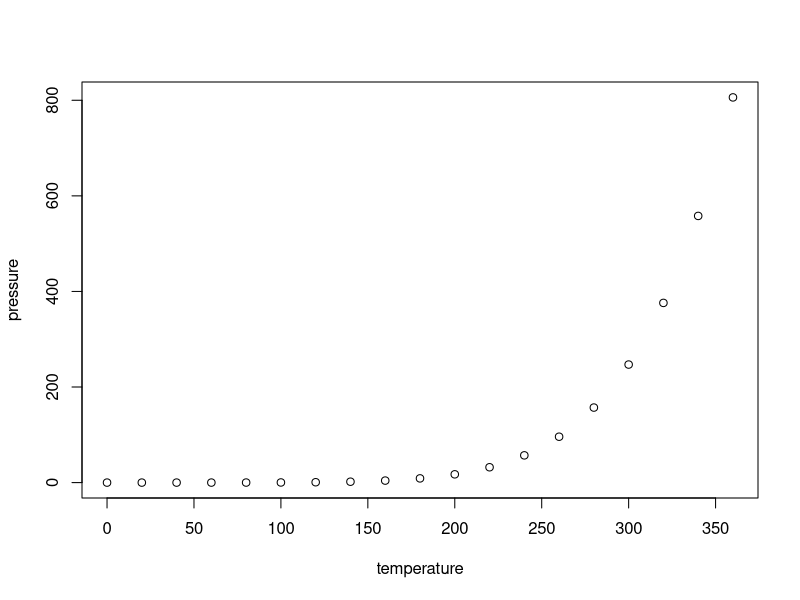
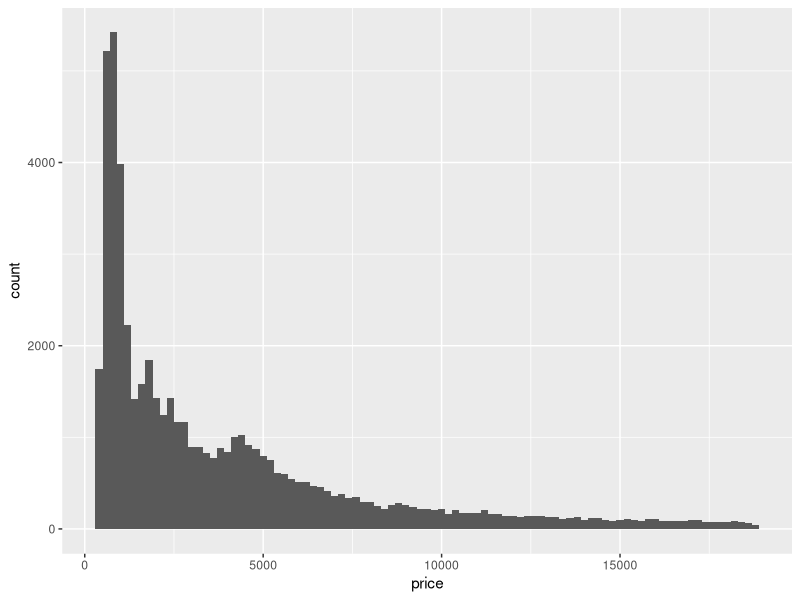
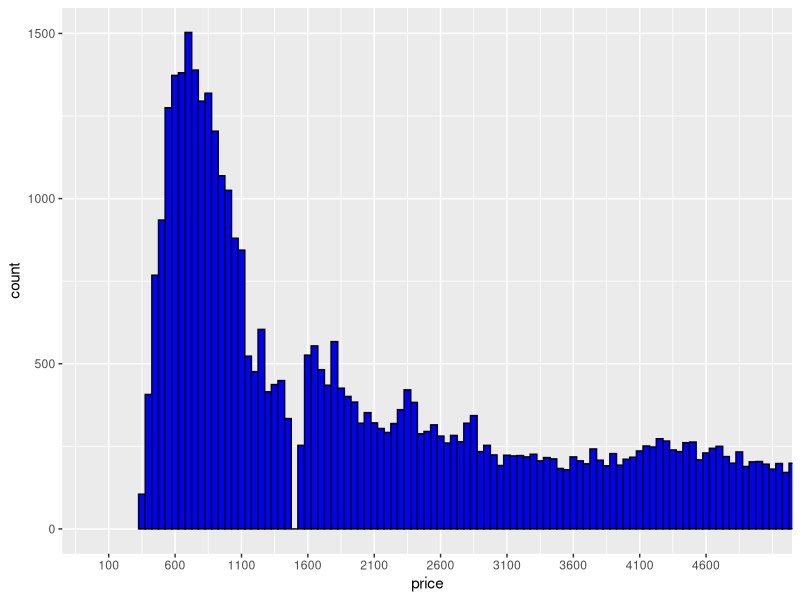
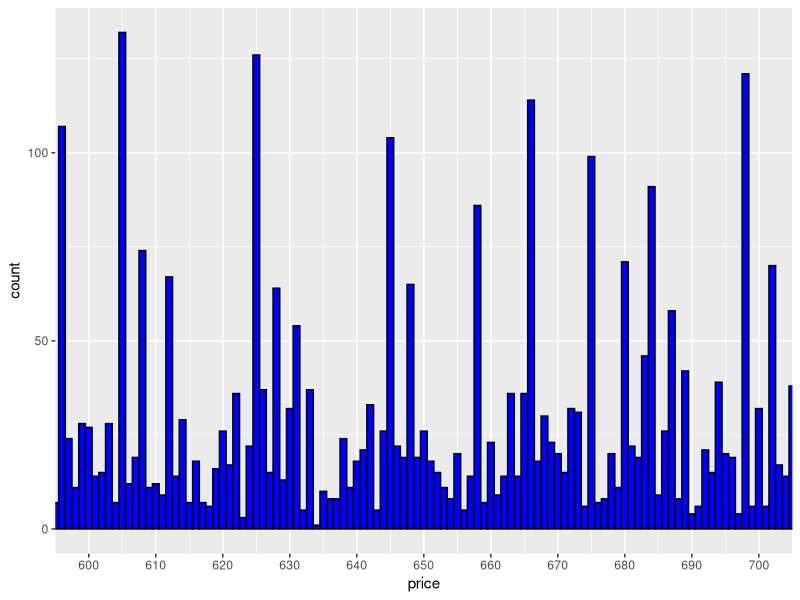
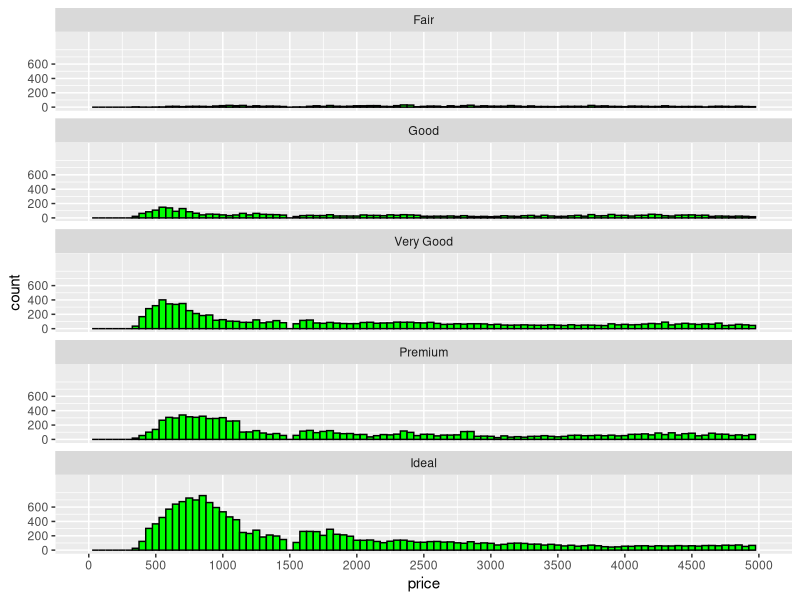
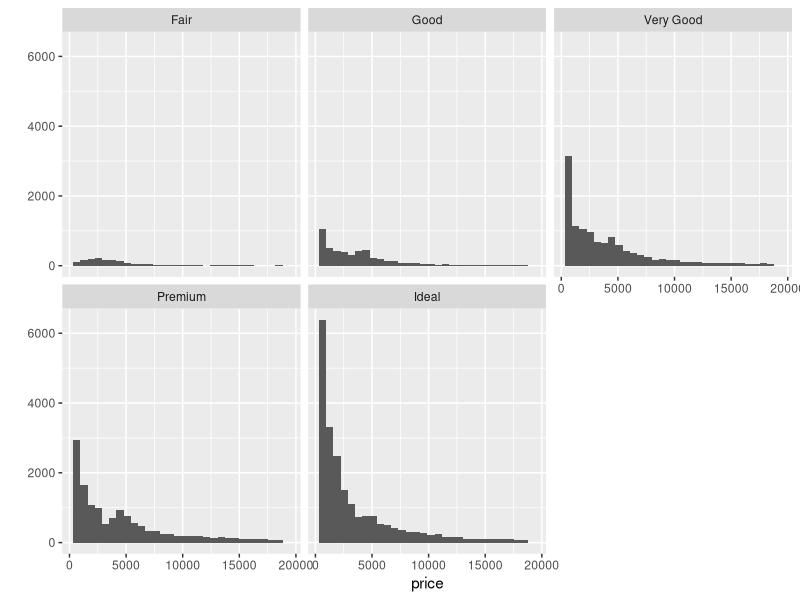
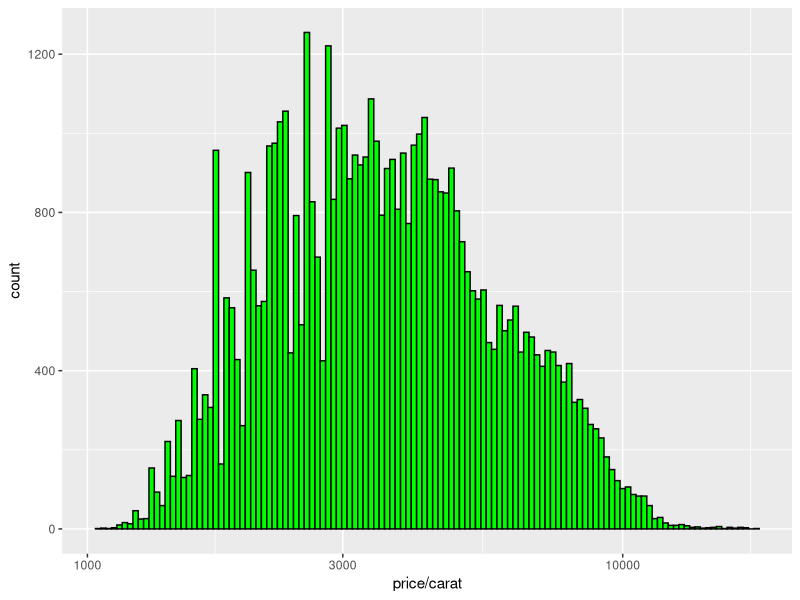
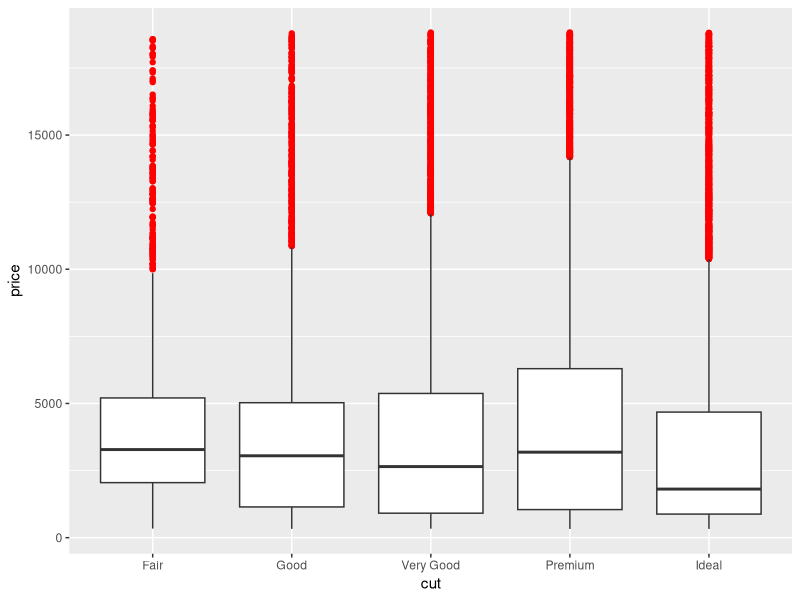

Write the R code that produced these figures, in order.
## ---- chunk 1
knitr::opts_chunk$set(echo = TRUE)
## ---- chunk 2
summary(cars)
## ---- chunk 3
plot(pressure)
## ---- chunk 4
library(ggplot2)
data(diamonds)
?diamonds
## ---- chunk 5
names(diamonds)
## ---- chunk 6
str(diamonds)
## ---- chunk 7
dim(diamonds)
## ---- chunk 8
summary(diamonds)
## ---- chunk 9
table(diamonds$color)
levels(diamonds$color)
## ---- chunk 10
ggplot(aes(x = price), data = diamonds) +
  geom_histogram(binwidth = 200)
## ---- chunk 11
sum(diamonds$price <500)
sum(diamonds$price <250)
sum(diamonds$price >=15000)
## ---- chunk 12
ggplot(aes(x = price),data = diamonds) +
  geom_histogram(binwidth = 50,color = I('black'),fill= I('blue')) +
  scale_x_continuous(breaks = seq(100,5000,500)) +
  coord_cartesian(xlim = c(0,5000))
## ---- chunk 13
ggplot(aes(x = price),data = diamonds) +
  geom_histogram(binwidth = 1,color = I('black'),fill= I('blue')) +
  scale_x_continuous(breaks = seq(600,700,10)) +
  coord_cartesian(xlim = c(600,700))
## ---- chunk 14
ggplot(aes(x = price),data = diamonds) +
  geom_histogram(binwidth = 50,color = I('black'),fill= I('green')) +
  scale_x_continuous(breaks = seq(0,5000,500),limits = c(0,5000)) +
  scale_y_continuous(breaks = seq(0,600,200),limits = c(0,1000)) +
  facet_wrap(~cut,ncol=1)
## ---- chunk 15
by(diamonds$price,diamonds$cut,summary)
## ---- chunk 16
qplot(x = price, data = diamonds) + facet_wrap(~cut)
## ---- chunk 17
ggplot(aes(x = price/carat),data = diamonds) +
  geom_histogram(binwidth = 0.01,color = I('black'),fill= I('green')) +
  scale_x_log10()

## ---- chunk 18
ggplot(aes(x = cut,y = price),data = diamonds) +
  geom_boxplot(outlier.color = I('red')) 
ggplot(aes(x = clarity,y = price),data = diamonds) +
  geom_boxplot()
ggplot(aes(x = color,y = price),data = diamonds) +
  geom_boxplot()
## ---- chunk 19
quantile(subset(diamonds,color == 'D')$price)
quantile(subset(diamonds,color == 'J')$price)
IQR(subset(diamonds,color == 'D' )$price)
IQR(subset(diamonds,color == 'J')$price)
